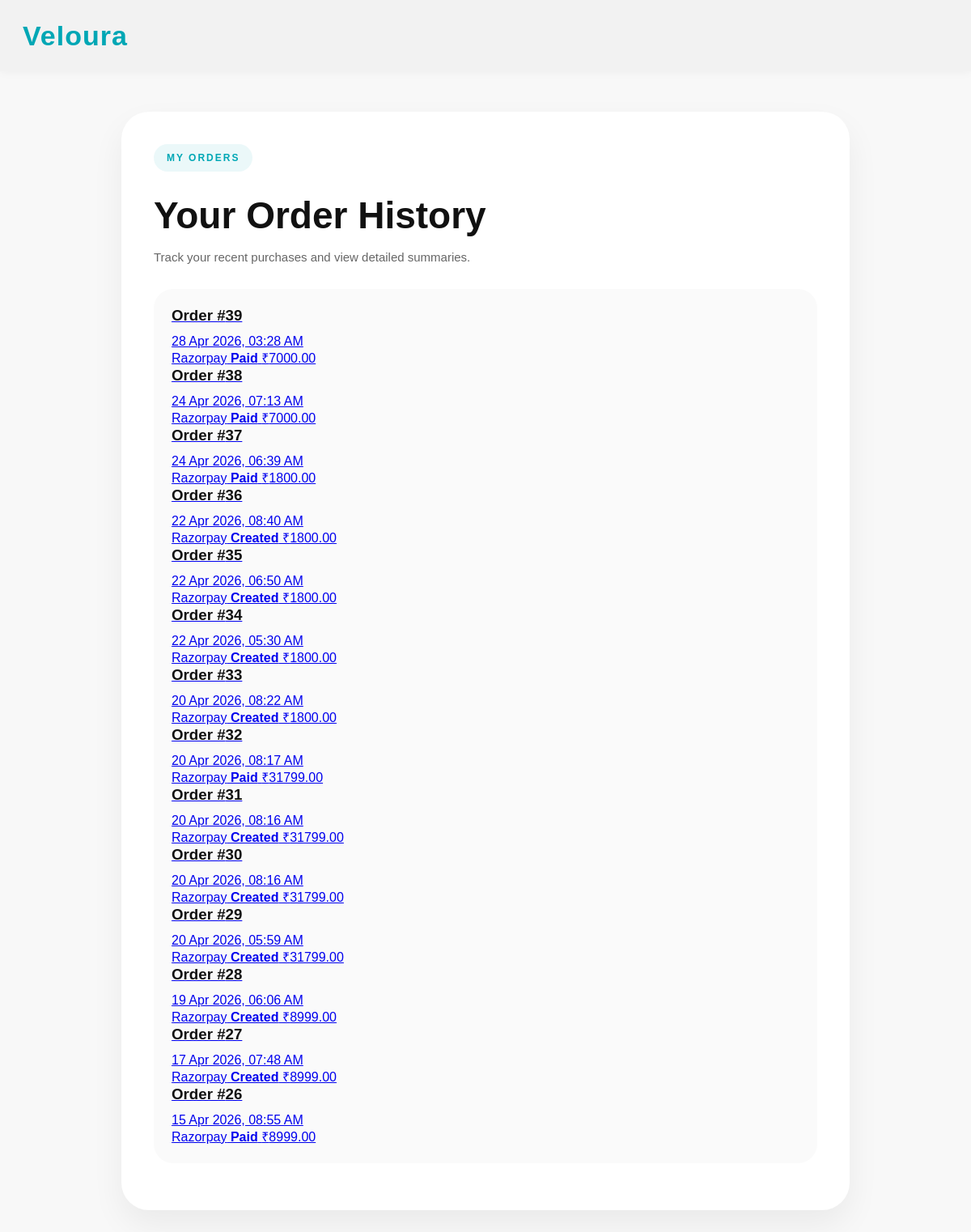
/my-orders/ (signed in), run on an earlier commit of the app's database.
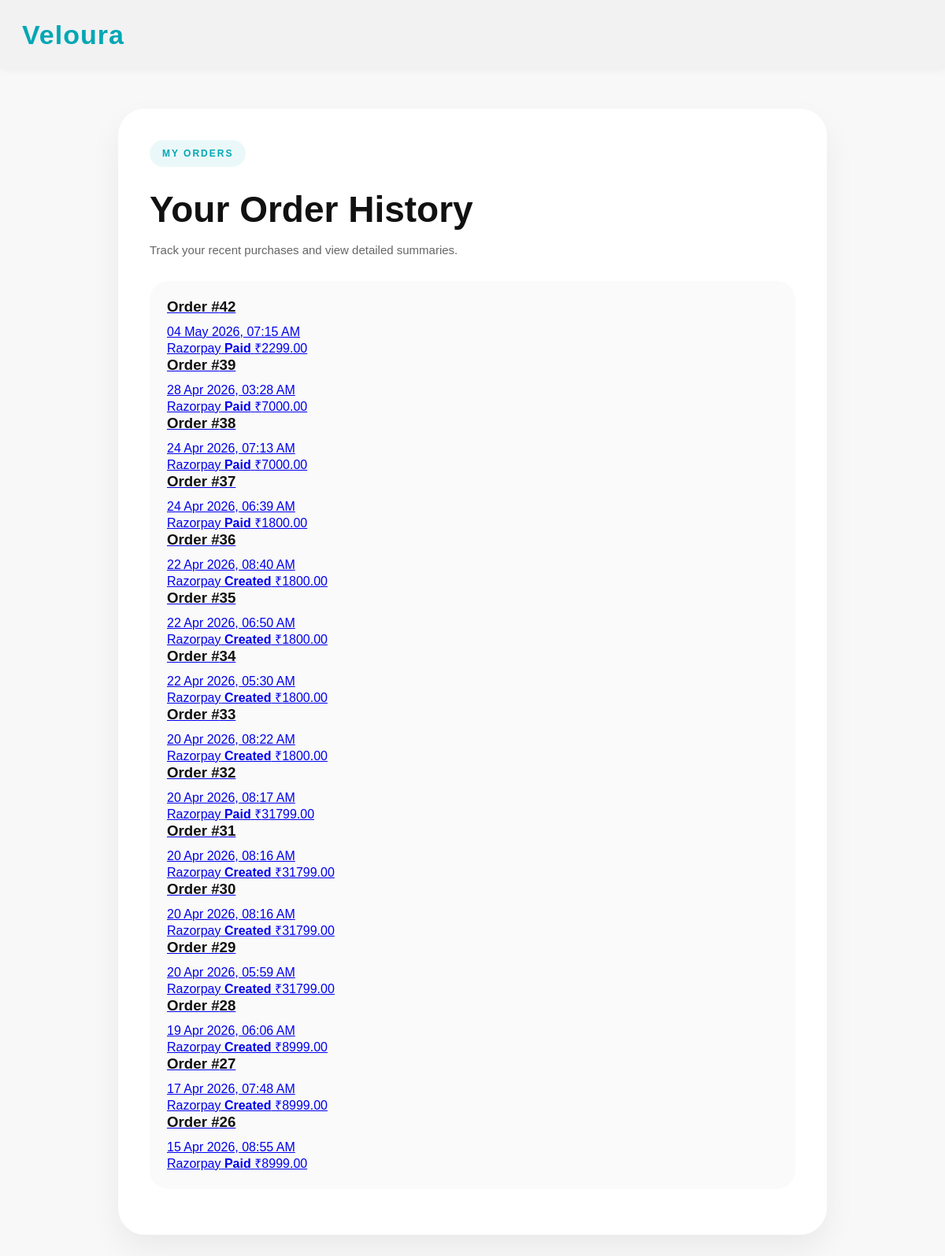
And on a later commit of the database.
### products/models.py (models this page shows, shortened)
class Order(models.Model):
    PAYMENT_PROVIDER_CHOICES = [
        ('razorpay', 'Razorpay'),
        ('stripe', 'Stripe'),
        ('cod', 'Cash on Delivery'),
    ]
    PAYMENT_STATUS_CHOICES = [
        ('pending', 'Pending'),
        ('created', 'Created'),
        ('paid', 'Paid'),
        ('failed', 'Failed'),
        ('cancelled', 'Cancelled'),
        ('refunded', 'Refunded'),
    ]
    ORDER_STATUS_CHOICES = [
    ('placed', 'Placed'),
    ('packed', 'Packed'),
    ('shipped', 'Shipped'),
    ('out_for_delivery', 'Out for Delivery'),
    ('delivered', 'Delivered'),
    ]
    order_status = models.CharField(
    max_length=30,
    choices=ORDER_STATUS_CHOICES,
    default='placed'
)
    estimated_delivery = models.DateField(blank=True, null=True)
    user = models.ForeignKey(User, on_delete=models.SET_NULL, null=True, blank=True)
    full_name = models.CharField(max_length=100)
    email = models.EmailField(blank=True, null=True)
    phone = models.CharField(max_length=15)
    address = models.TextField()
    total_amount = models.DecimalField(max_digits=10, decimal_places=2)
    payment_provider = models.CharField(max_length=20, choices=PAYMENT_PROVIDER_CHOICES, default='razorpay')
    payment_status = models.CharField(max_length=20, choices=PAYMENT_STATUS_CHOICES, default='pending')
    gateway_order_id = models.CharField(max_length=255, blank=True, null=True)
    gateway_payment_id = models.CharField(max_length=255, blank=True, null=True)
    gateway_signature = models.CharField(max_length=500, blank=True, null=True)
    stripe_session_id = models.CharField(max_length=255, blank=True, null=True)
    is_verified = models.BooleanField(default=False)
    created_at = models.DateTimeField(auto_now_add=True)

### products/views.py (the view)
# urls.py: path('my-orders/', order_history, name='order_history'),
def order_history(request):
    if not request.user.is_authenticated:
        return redirect('login')
    user_orders = Order.objects.filter(user=request.user).order_by('-created_at')
    return render(request, 'order_history.html', {
        'user_orders': user_orders
    })

### products/context_processors.py (called while the page is built)
def cart_count(request):
    cart = request.session.get('cart', {})
    total_items = sum(item['quantity'] for item in cart.values())
    return {
        'cart_count': total_items
    }

def wishlist_count(request):
    wishlist = request.session.get('wishlist', {})
    return {
        'wishlist_count': len(wishlist)
    }

### templates/order_history.html (shortened to what this page needs)
{% load static %}
<!DOCTYPE html>
<html lang="en">
<head>
    <link rel="stylesheet" href="{% static 'style.css' %}">
</head>
<body>
<header class="navbar">
    <div class="logo"><a href="/" class="logo-link">Veloura</a></div>
</header>
<section class="success-page">
    <div class="success-card">
        <span class="section-tag">MY ORDERS</span>
        <h1>Your Order History</h1>
        <p class="success-subtext">Track your recent purchases and view detailed summaries.</p>
        <div class="success-items-box">
            {% for order in user_orders %}
            <a href="{% url 'order_detail' order.id %}" class="order-history-link">
                <div class="order-history-card">
                    <div>
                        <h3>Order #{{ order.id }}</h3>
                        <p>{{ order.created_at|date:"d M Y, h:i A" }}</p>
                    </div>
                    <div class="order-history-meta">
                        <span>{{ order.payment_provider|title }}</span>
                        <strong>{{ order.payment_status|title }}</strong>
                        <span>₹{{ order.total_amount }}</span>
                    </div>
                </div>
            </a>
            {% empty %}
            <p class="no-review-text">You have not placed any orders yet.</p>
            {% endfor %}
        </div>
    </div>
</section>
</body>
</html>

What changed in the data, as far as the page shows it:
added Order: id "42", created_at "04 May 2026, 07:15 AM", payment_provider "Razorpay", payment_status "Paid", total_amount "2299.00"
